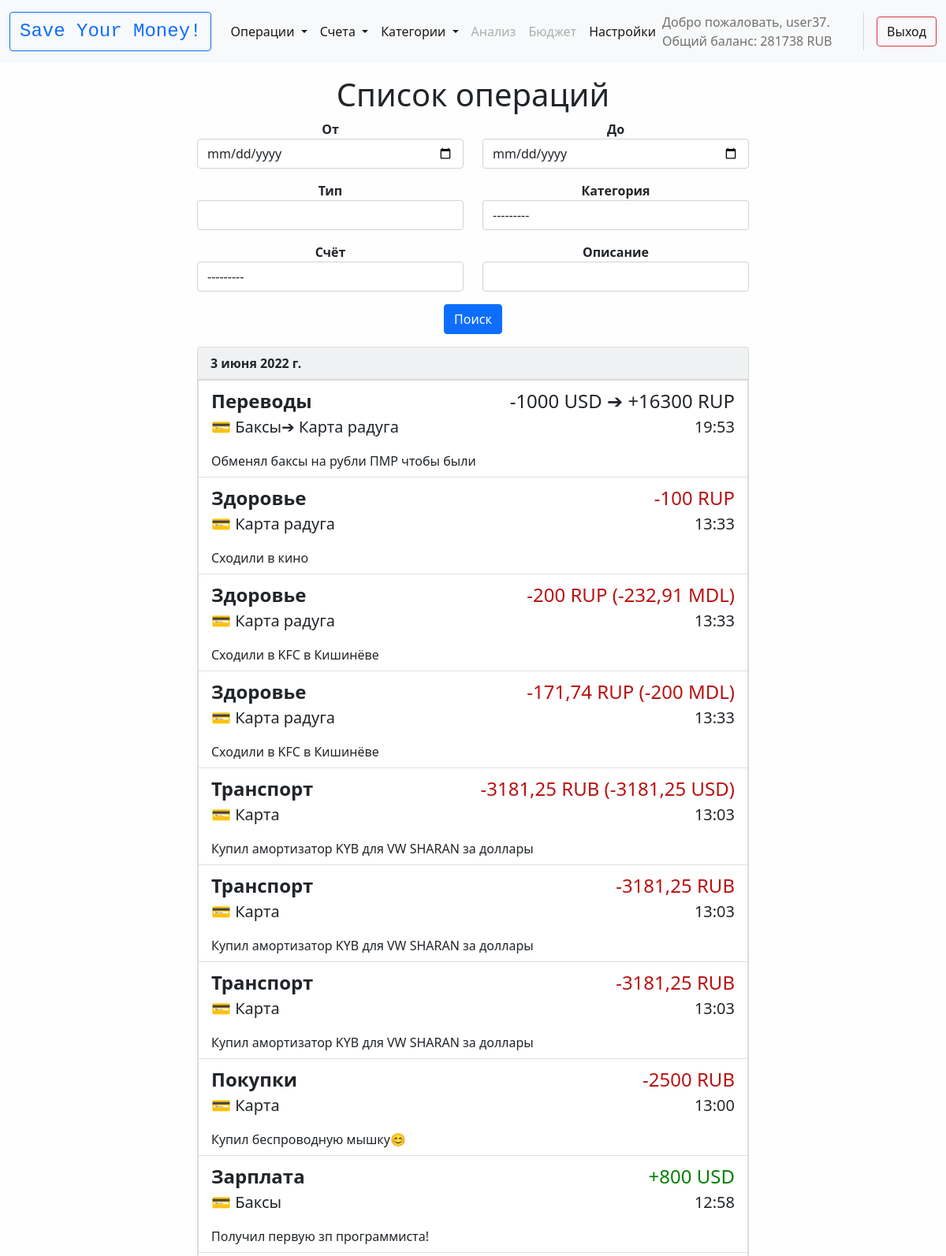
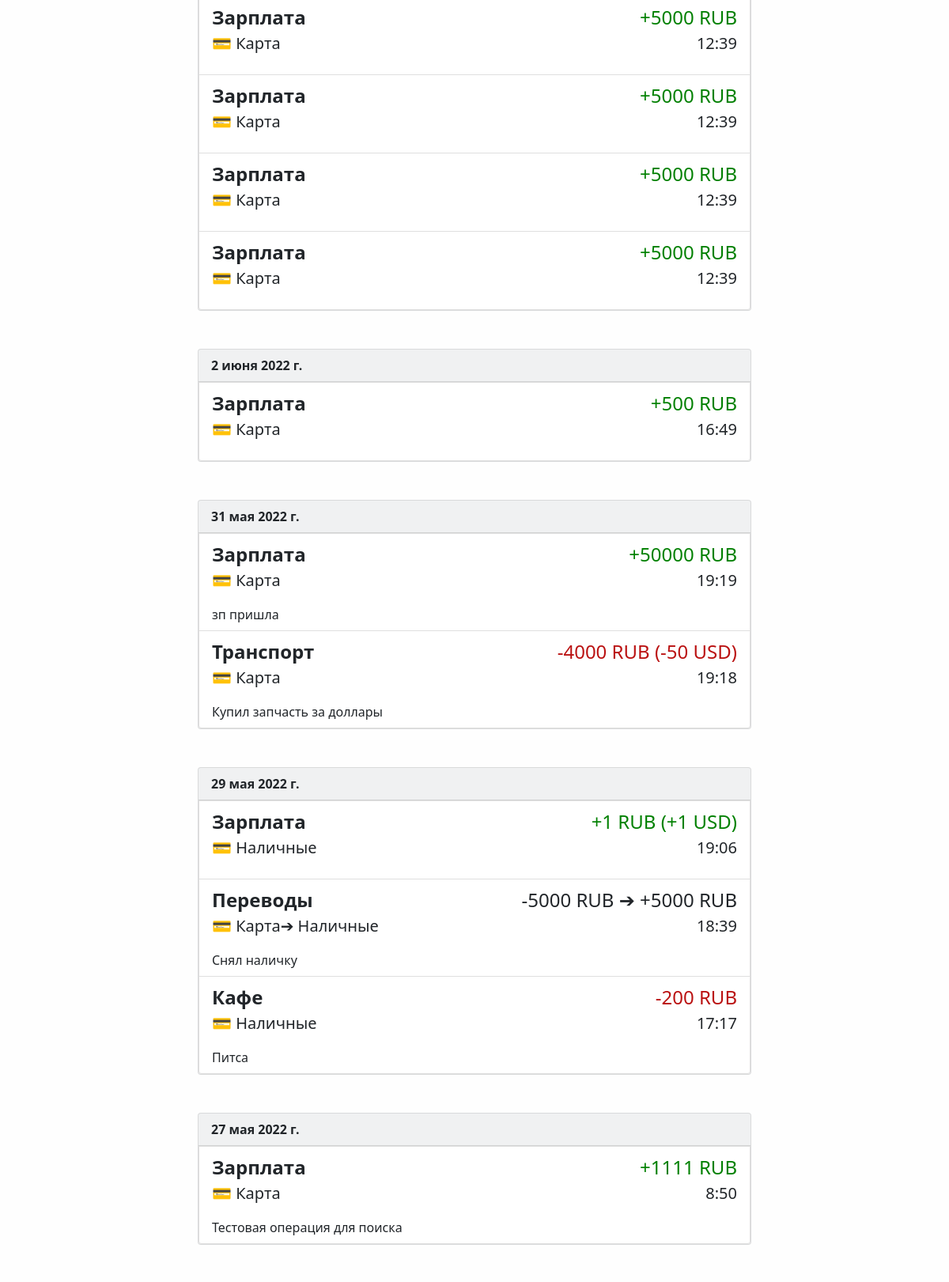
The page / (signed in, upper part) on the database its author committed (2 pictures, top to bottom).
### sym_app/models.py (models this page shows, shortened)
class Currency(models.Model):
    name = models.CharField(max_length=20, verbose_name='Валюта')
    exchange_to = models.CharField(max_length=20, verbose_name='Валюта для обмена')
    exchange_rate = models.FloatField(verbose_name='Курс (сколько стоит валюта name в валюте exchange_to)')
    exchange_rate_reverse = models.FloatField(verbose_name='Курс (сколько стоит валюта exchange_to в валюте name)')
    def __str__(self):
        return self.name
    class Meta:
        verbose_name = 'Валюта'
        verbose_name_plural = 'Валюты'
        ordering = ['pk']

class Operation(models.Model):
    user = models.ForeignKey(User, verbose_name='Пользователь', on_delete=models.CASCADE)
    updated_at = models.DateTimeField(verbose_name='Дата и время операции')
    from_wallet = models.ForeignKey('Wallet',
                                    verbose_name='Счёт списания',
                                    on_delete=models.PROTECT,
                                    related_name='from_wallet',
                                    db_column='from_wallet')
    category = models.ForeignKey('Category',
                                 verbose_name='Категория',
                                 on_delete=models.PROTECT,
                                 db_column='category')
    to_wallet = models.ForeignKey('Wallet',
                                  verbose_name='Счёт получения',
                                  on_delete=models.PROTECT,
                                  blank=True,
                                  default=None,
                                  related_name='to_wallet',
                                  null=True,
                                  db_column='to_wallet')
    currency1 = models.ForeignKey('Currency',
                                  verbose_name='Валюта',
                                  on_delete=models.PROTECT,
                                  related_name='currency1')
    amount1 = models.FloatField(verbose_name='Сумма списания')
    exchange_rate = models.FloatField(verbose_name='Курс', default=1, blank=True)
    currency2 = models.ForeignKey('Currency',
                                  verbose_name='Валюта платежа',
                                  on_delete=models.PROTECT,
                                  blank=True,
                                  default=None,
                                  related_name='currency2')
    amount2 = models.FloatField(verbose_name='Сумма платежа')
    description = models.CharField(max_length=150, verbose_name='Описание операции', blank=True)
    def get_absolute_url(self):
        return reverse('operation_detail', kwargs={'pk': self.pk})
    class Meta:
        verbose_name = 'Операция'
        verbose_name_plural = 'Операции'
        ordering = ['-updated_at']

class Category(models.Model):
    user = models.ForeignKey(User, on_delete=models.CASCADE, verbose_name='Пользователь', blank=True)
    name = models.CharField(max_length=150, verbose_name='Название категории')
    type_of = models.CharField(max_length=10, verbose_name='Тип категории')
    is_budget = models.BooleanField(verbose_name='Бюджет вкл./выкл. (в разработке...)', blank=True, default=False)
    budget_amount = models.FloatField(verbose_name='Размер бюджета', blank=True, default=0)
    is_archive = models.BooleanField(verbose_name='Архивная категория?', blank=True, default=False)
    def __str__(self):
        return self.name
    class Meta:
        verbose_name = 'Категория'
        verbose_name_plural = 'Категории'
        ordering = ['user', 'pk']

class Wallet(models.Model):
    user = models.ForeignKey(User, on_delete=models.CASCADE, verbose_name='Пользователь')
    name = models.CharField(max_length=150, verbose_name='Название счёта')
    balance = models.FloatField(default=0, verbose_name='Баланс')
    currency = models.ForeignKey('Currency', verbose_name='Валюта', on_delete=models.PROTECT)
    is_archive = models.BooleanField(verbose_name='Архивный (в разработке)', blank=True, default=False)
    def __str__(self):
        return f'{self.name} ({round(self.balance, 2)} {self.currency})'
    def get_absolute_url(self):
        return reverse('wallet_detail', kwargs={'pk': self.pk})
    class Meta:
        verbose_name = 'Счёт'
        verbose_name_plural = 'Счета'
        ordering = ['user', '-pk']

### sym_app/views.py (the view, shortened to what this page needs)
# urls.py: path('', Operations.as_view(), name='home'),
class Operations(LoginRequiredMixin, FormView, ListView):
    redirect_field_name = None  # Для миксина LoginRequiredMixin
    login_url = 'about'  # Для миксина LoginRequiredMixin
    def get(self, request, *args, **kwargs):
        return render(request, 'sym_app/operations.html', context=self.get_context())
    def get_context(self):
        context = {}
        context['title'] = 'Список операций'
        context['operations_in_days'] = self.get_operations_in_days()
        context['form'] = OperationFilterForm(request=self.request, initial=self.request.GET)
        context.update(universal_context(self.request))
        return context
    def get_operations_in_days(self):
        operations = (Operation.objects
                      .filter(self.url_filtering())
                      .select_related('category', 'from_wallet', 'to_wallet', 'currency1', 'currency2'))
        operations_in_days = {}  # {date1: [operation1, operation2, ...], date2: [operation3, operation4, ...], }
        days = set()  # Создаём множество из уникальных дат
        for operation in operations:
            days.add(operation.updated_at.date())
        days = list(days)
        days.sort(reverse=True)
        for day in days:  # Образуем словарь, где ключ - это дата, а значение - список из операций с этой датой
            operations_in_days[day] = list()
            for operation in operations:
                if operation.updated_at.date() == day:
                    operations_in_days[day].append(operation)
        return operations_in_days
    def url_filtering(self):
        kwargs = {}
        kwargs['user'] = self.request.user
        q = Q(user=kwargs['user'])
        kwargs['category__type_of'] = self.request.GET.get('type_of', False)
        if kwargs['category__type_of']:
            q = q & Q(category__type_of=kwargs['category__type_of'])
        kwargs['category'] = self.request.GET.get('category', False)
        if kwargs['category']:
            q = q & Q(category=kwargs['category'])
        kwargs['description'] = self.request.GET.get('description', False)
        if kwargs['description']:
            q = q & Q(description__icontains=kwargs['description'])
        kwargs['date_from'] = self.request.GET.get('date_from', False)
        if kwargs['date_from']:
            kwargs['date_from'] = dt.datetime.strptime(kwargs['date_from'], '%Y-%m-%d')
        kwargs['date_to'] = self.request.GET.get('date_to', False)
        if kwargs['date_to']:
            kwargs['date_to'] = dt.datetime.strptime(kwargs['date_to'], '%Y-%m-%d')
        if kwargs['date_from'] and kwargs['date_to']:
            if kwargs['date_from'] > kwargs['date_to']:
                kwargs['date_from'], kwargs['date_to'] = kwargs['date_to'], kwargs['date_from']
            if kwargs['date_to'] < dt.datetime.max - dt.timedelta(1):
                kwargs['date_to'] += dt.timedelta(1)
            q = q & Q(updated_at__gte=kwargs['date_from']) & Q(updated_at__lte=kwargs['date_to'])
        else:
            if kwargs['date_from']:
                q = q & Q(updated_at__gte=kwargs['date_from'])
            if kwargs['date_to']:
                if kwargs['date_to'] < dt.datetime.max - dt.timedelta(1):
                    kwargs['date_to'] += dt.timedelta(1)
                q = q & Q(updated_at__lte=kwargs['date_to'])
        wallet = self.request.GET.get('wallet', False)
        if wallet:
            kwargs['from_wallet__pk'] = wallet
            kwargs['to_wallet__pk'] = wallet
            q = q & (Q(from_wallet__pk=kwargs['from_wallet__pk']) | Q(to_wallet__pk=kwargs['to_wallet__pk']))
        return q

### sym_app/utils/utils.py (called while the page is built)
def universal_context(request):
    wallets = Wallet.objects.filter(user=request.user).select_related('currency')
    optional_name = Profile.objects.get(user=request.user).name
    main_currency = Profile.objects.get(user=request.user).main_currency
    overall_balance = 0
    for item in list(wallets.values('balance', 'currency')):
        overall_balance += exchanger(item['currency'], main_currency.pk, item['balance'])
    context = {
        'optional_name': optional_name,
        'wallets': wallets,
        'main_currency': main_currency,
        'overall_balance': round(overall_balance),
    }
    return context

def load_exchange_rates_pks():
    with open('exchange_rates_pks.json', 'r') as file:
        exchange_rates_pks = file.read()
    return exchange_rates_pks

def exchanger(curr1_pk, curr2_pk, amount):
    if curr1_pk == curr2_pk:
        return amount
    rates = json.loads(load_exchange_rates_pks())
    curr1_pk = str(curr1_pk)
    curr2_pk = str(curr2_pk)
    result = amount / rates[curr1_pk][curr2_pk]
    return result

### sym_app/templates/sym_app/operations.html (shortened to what this page needs)
{% extends 'base.html' %}
{% block content %}
<h1>{{ title }}</h1>
<form action="{% url 'operations' %}" method="post" style="max-width: 700px;">
    <div class="row">
        <p class="col">
            <b>{{ form.date_from.label }}</b>
            {{ form.date_from }}
        </p>
        <p class="col">
            <b>{{ form.date_to.label }}</b>
            {{ form.date_to }}
        </p>
    </div>
    <div class="row">
        <p class="col">
            <b>{{ form.type_of.label }}</b>
            {{ form.type_of }}
        </p>
        <p class="col">
            <b>{{ form.category.label }}</b>
            {{ form.category }}
        </p>
    </div>
    <div class="row">
        <p class="col">
            <b>{{ form.wallet.label }}</b>
            {{ form.wallet }}
        </p>
        <p class="col">
            <b>{{ form.description.label }}</b>
            {{ form.description }}
        </p>
    </div>
    <p>
        <button type="submit" class="btn btn-primary btn-block">Поиск</button>
    </p>
</form>
{% for day, list_operations in operations_in_days.items %}
    <div class="card text-dark bg-light mb-5" style="max-width: 700px;">
        <div class="card-header fw-bold text-start">{{ day }}</div>
            {% for operation in list_operations %}
                <a href="{{ operation.get_absolute_url }}" class="list-group-item list-group-item-action">
                    <div class="d-flex w-100 justify-content-between">
                        <div class="fs-4 fw-bold">{{ operation.category }}</div>
                        <div class="fs-4">
                        {% if operation.category.type_of == 'pay' %}
                            {% if operation.amount1 > 0 %}
                                <div style="color:#ba1111;">-{{ operation.amount1|floatformat:"-2" }} {{ operation.currency1 }}
                            {% else %}
                                <div style="color:green;">Возврат +{{ operation.amount1|floatformat:"-2"|slice:"1:" }} {{ operation.currency1 }}
                            {% endif %}
                            {% if operation.currency1 != operation.currency2 %}
                                ({% if operation.amount2 > 0 %}-{{ operation.amount2|floatformat:"-2" }}{% else %}{{ operation.amount2|floatformat:"-2"|slice:"1:" }}{% endif %} {{ operation.currency2 }})</div>
                            {% else %}
                            </div>
                            {% endif %}
                        {% endif %}
                        {% if operation.category.type_of == 'earn' %}
                            {% if operation.amount1 > 0 %}
                                <div style="color:green;">+{{ operation.amount1|floatformat:"-2" }} {{ operation.currency1 }}
                            {% else %}
                                <div style="color:#ba1111;">Возврат {{ operation.amount1|floatformat:"-2" }} {{ operation.currency1 }}
                            {% endif %}
                            {% if operation.currency1 != operation.currency2 %}
                                ({% if operation.amount2 > 0 %}+{% endif %}{{ operation.amount2|floatformat:"-2" }} {{ operation.currency2 }})</div>
                            {% else %}
                                </div>
                            {% endif %}
                        {% endif %}
                        {% if operation.category.type_of == 'transfer' %}
                            -{{ operation.amount1|floatformat:"-2" }} {{ operation.currency1 }}
                            ➔ +{{ operation.amount2|floatformat:"-2" }} {{ operation.currency2 }}
                        {% endif %}
                        </div>
                    </div>
                    <div class="d-flex w-100 justify-content-between">
                        <p class="fs-5">
                        💳 {{ operation.from_wallet.name }}{% if operation.to_wallet %}➔ {{ operation.to_wallet.name }}{% endif %}
                        </p>
                        <p class="fs-5">{{ operation.updated_at|time }}</p>
                    </div>
                    <div class="text-start">{{ operation.description|truncatechars:70 }}</div>
                </a>
            {% endfor %}
    </div>
{% empty %}
<h5>
Здесь ничего нет. Добавьте первую операцию!<br>(Операции >> Добавить операцию)
</h5>
{% endfor %}
{% endblock %}

### templates/inc/_nav.html (shortened to what this page needs)
<nav class="navbar navbar-expand-lg navbar-light bg-light">
    <div class="container-fluid">
        <a class="navbar-brand" href="{% url 'home' %}">
            <div class="btn btn-outline-primary">
                <div class="font-monospace fs-4">
                    Save Your Money!
                </div>
            </div>
        </a>
        <div class="collapse navbar-collapse" id="navbarSupportedContent">
            <ul class="navbar-nav me-auto mb-2 mb-lg-0">
                <li class="nav-item dropdown">
                    <a class="nav-link active dropdown-toggle" href="#" id="navbarDropdown" role="button" data-bs-toggle="dropdown" aria-expanded="false">
                        Операции
                    </a>
                </li>
                <li class="nav-item dropdown">
                    <a class="nav-link active dropdown-toggle" href="#" id="navbarDropdown" role="button" data-bs-toggle="dropdown" aria-expanded="false">
                        Счета
                    </a>
                </li>
                <li class="nav-item dropdown">
                    <a class="nav-link active dropdown-toggle" href="#" id="navbarDropdown" role="button" data-bs-toggle="dropdown" aria-expanded="false">
                        Категории
                    </a>
                </li>
                <li class="nav-item"><a class="nav-link disabled" aria-current="page" href="#">Анализ</a></li>
                <li class="nav-item"><a class="nav-link disabled" aria-current="page" href="#">Бюджет</a></li>
                <li class="nav-item"><a class="nav-link active" aria-current="page" href="{% url 'settings' %}">Настройки</a></li>
            </ul>
            <span class="navbar-text">
            {% if request.user.is_authenticated %}
                <div class="hstack gap-3">
                    {% if optional_name %}
                        <div class="fs-6">Добро пожаловать, {{ optional_name }}. Общий баланс: {{ overall_balance }} {{ main_currency.name }}</div>
                    {% else %}
                        <div class="fs-6">Добро пожаловать, {{ user.username }}. Общий баланс: {{ overall_balance }} {{ main_currency.name }}</div>
                    {% endif %}
                    <a href="{% url 'logout' %}" class="btn btn-outline-danger">Выход</a>
                </div>
            {% else %}
                <div class="hstack gap-3">
                    <a href="{% url 'register' %}" class="btn btn-outline-success">Регистрация</a>
                    <div class="vr"></div>
                    <a href="{% url 'login' %}" class="btn btn-outline-secondary">Вход</a>
                </div>
            {% endif %}
            </span>
        </div>
    </div>
</nav>

### templates/base.html (style rules this page uses)
body { background-color: #fefefe; }

### rows shown on the page
Currency: name "RUB"
Operation: category "Переводы", amount1 "1000", currency1 "USD", amount2 "16300", currency2 "RUP", from_wallet.name "Баксы", to_wallet.name "Карта радуга", updated_at "19:53", description "Обменял баксы на рубли ПМР чтобы были"
Operation: category "Здоровье", amount1 "100", currency1 "RUP", from_wallet.name "Карта радуга", updated_at "13:33", description "Сходили в кино"
Operation: category "Здоровье", amount1 "200", currency1 "RUP", amount2 "232,91", currency2 "MDL", from_wallet.name "Карта радуга", updated_at "13:33", description "Сходили в KFC в Кишинёве"
Operation: category "Здоровье", amount1 "171,74", currency1 "RUP", amount2 "200", currency2 "MDL", from_wallet.name "Карта радуга", updated_at "13:33", description "Сходили в KFC в Кишинёве"
Operation: category "Транспорт", amount1 "3181,25", currency1 "RUB", amount2 "3181,25", currency2 "USD", from_wallet.name "Карта", updated_at "13:03", description "Купил амортизатор KYB для VW SHARAN за доллары"
Operation: category "Транспорт", amount1 "3181,25", currency1 "RUB", from_wallet.name "Карта", updated_at "13:03", description "Купил амортизатор KYB для VW SHARAN за доллары"
Operation: category "Транспорт", amount1 "3181,25", currency1 "RUB", from_wallet.name "Карта", updated_at "13:03", description "Купил амортизатор KYB для VW SHARAN за доллары"
Operation: category "Покупки", amount1 "2500", currency1 "RUB", from_wallet.name "Карта", updated_at "13:00", description "Купил беспроводную мышку😊"
Operation: category "Зарплата", amount1 "800", currency1 "USD", from_wallet.name "Баксы", updated_at "12:58", description "Получил первую зп программиста!"
Operation: category "Зарплата", amount1 "5000", currency1 "RUB", from_wallet.name "Карта", updated_at "12:39"
Operation: category "Зарплата", amount1 "5000", currency1 "RUB", from_wallet.name "Карта", updated_at "12:39"
Operation: category "Зарплата", amount1 "5000", currency1 "RUB", from_wallet.name "Карта", updated_at "12:39"
Operation: category "Зарплата", amount1 "5000", currency1 "RUB", from_wallet.name "Карта", updated_at "12:39"
Operation: day "2 июня 2022 г.", category "Зарплата", amount1 "500", currency1 "RUB", from_wallet.name "Карта", updated_at "16:49"
Operation: day "31 мая 2022 г.", category "Зарплата", amount1 "50000", currency1 "RUB", from_wallet.name "Карта", updated_at "19:19", description "зп пришла"
Operation: category "Транспорт", amount1 "4000", currency1 "RUB", amount2 "50", currency2 "USD", from_wallet.name "Карта", updated_at "19:18", description "Купил запчасть за доллары"
Operation: day "29 мая 2022 г.", category "Зарплата", amount1 "1", currency1 "RUB", amount2 "1", currency2 "USD", from_wallet.name "Наличные", updated_at "19:06"
Operation: category "Переводы", amount1 "5000", currency1 "RUB", amount2 "5000", currency2 "RUB", from_wallet.name "Карта", to_wallet.name "Наличные", updated_at "18:39", description "Снял наличку"
Operation: category "Кафе", amount1 "200", currency1 "RUB", from_wallet.name "Наличные", updated_at "17:17", description "Питса"
Operation: day "27 мая 2022 г.", category "Зарплата", amount1 "1111", currency1 "RUB", from_wallet.name "Карта", updated_at "8:50", description "Тестовая операция для поиска"

### other values the page prints
{{ user.username }} "user37"
{{ overall_balance }} "281738"
{{ title }} "Список операций"
{{ day }} "3 июня 2022 г."
